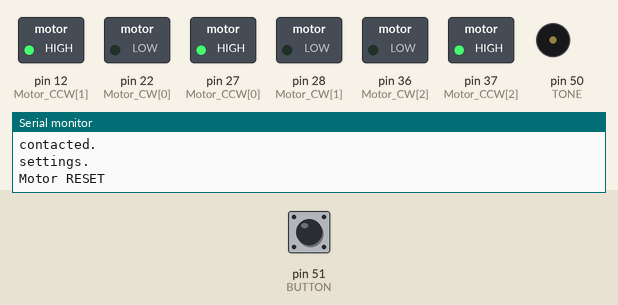
This sketch was run on a simulated Arduino Mega 2560, built with avr-gcc and run on an emulated ATmega2560. Parts: switched loads named in the sketch (green lamp = pin HIGH), buzzer (waves = sounding), the last lines printed to the serial monitor. Inputs (shaded band) come from the test bench; at power-on: pin 51 (BUTTON) HIGH.

Above: at 1.1 s.
At 19.3 s:
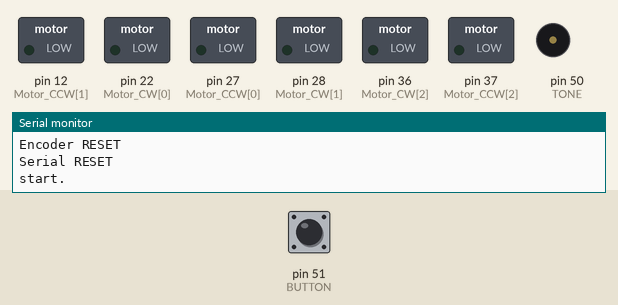
19.4 s: pin 51 (BUTTON) pulled LOW for 3.2 s
At 24.4 s:
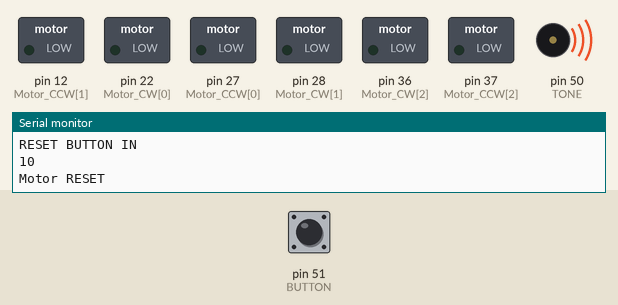
Timing chart, 0 to 40.7 s (numbered marks = the images above; inputs shaded):
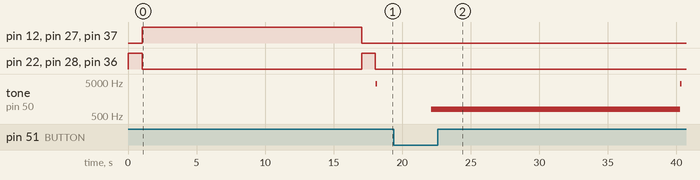

The sketch:

TEST_3DOF3.ino
```cpp
#include <MsTimer2.h>

#define Motor_L 0
#define Motor_M 1
#define Motor_R 2

#define Serial_delay 250
#define Encoder_delay 10

#define Min 0
#define Axis_Max 255
#define Motor_Max 100

#define Motor_L_Revision 0
#define Motor_R_Revision 0
#define Motor_M_Revision 0

#define Motor_L_way 1
#define Motor_R_way 1
#define Motor_M_way 1

#define TONE 50
#define BUTTON 51

int Motor_CW[3] = {22,28,36};
int Motor_CCW[3] = {27,12,37};
int EncoderA[3] = {2,3,4};
int EncoderB[3] = {18,8,10};

int Encoder_Data[3] = {0,0,0};
int EncoderA_Temp[3] = {0,0,0};
int EncoderB_Temp[3] = {0,0,0};

int Motor_work[3] = {0,0,0};
int Motor_way[3] = {0,0,0};
int Axis_Data[3] = {0,0,0};

int BUTTON_Count = 0;

String visaRead = "";

void Encoder() {
  if(Motor_work[Motor_L] == 1) Motor_Encoder(Motor_L);
  if(Motor_work[Motor_R] == 1) Motor_Encoder(Motor_R);
  if(Motor_work[Motor_M] == 1) Motor_Encoder(Motor_M);

  Motor_WORK();
}

void setup() {
  Serial.begin(9600);
  Serial.flush();

  Serial.println("contacted.");

  for(char i=0; i<3; i++) {
   pinMode(Motor_CW[i], OUTPUT);
   pinMode(Motor_CCW[i], OUTPUT);
   pinMode(EncoderA[i], INPUT);
   pinMode(EncoderB[i], INPUT);
  }
  pinMode(TONE, OUTPUT);
  pinMode(BUTTON, INPUT);

  Serial.println("settings.");
  Motor_START();

  Serial.println("start.");
  Serial.flush();

  MsTimer2::set(20, Encoder);
  MsTimer2::start();

}

void loop() {
  if(digitalRead(BUTTON) == LOW) {
    Serial.println("RESET BUTTON IN");
    Serial.println(BUTTON_Count);
    BUTTON_Count ++;
  }else BUTTON_Count = 0;

  if(BUTTON_Count > 10) {
    tone(TONE, 777);
    delay(100);
    Motor_START();
  }

  if (Serial.available() > 0) {
    //visaRead = Serial.readString();
    visaRead = Serial.readStringUntil('n');

    Serial.println(visaRead);

    if(visaRead != "") {
      if((visaRead == "U") || (visaRead == "u") || (visaRead == "D") || (visaRead == "d") || (visaRead == "S") || (visaRead == "s") || (visaRead == "X") || (visaRead == "x")) {
        //Serial.println("Command WORK");
      }else stringMotorAxis();
    }
    //Serial.println("\n\n");
  }
  //SerialShow();

  Serial.flush();
  delay(Serial_delay);
}
```

Motor_Encoder.ino
```cpp
void Motor_Encoder(int PORT) {
  if(digitalRead(EncoderA[PORT]) == HIGH){
    if(Motor_way[PORT] == 1) EncoderA_Temp[PORT]++;
    else if(Motor_way[PORT] == -1) EncoderA_Temp[PORT]--;
  }else if(digitalRead(EncoderA[PORT]) == LOW) EncoderA_Temp[PORT] = Encoder_Data[PORT];

  if(digitalRead(EncoderB[PORT]) == HIGH) {
    if(Motor_way[PORT] == 1) EncoderB_Temp[PORT]++;
    else if(Motor_way[PORT] == -1) EncoderB_Temp[PORT]--;
  }else if(digitalRead(EncoderB[PORT]) == LOW) EncoderB_Temp[PORT] = Encoder_Data[PORT];

  Encoder_Data[PORT] = (EncoderA_Temp[PORT] + EncoderB_Temp[PORT])/2;

  if(Encoder_Data[PORT] < Min) {
    Encoder_Data[PORT] = Min;
    Motor_ST(PORT);
  }

  if(Encoder_Data[PORT] > Motor_Max) {
    Encoder_Data[PORT] = Motor_Max;
    Motor_ST(PORT);
  }
}

void Motor_UP(int PORT){
  Motor_work[PORT] = 1;
  Motor_way[PORT] = 1;

  digitalWrite(Motor_CW[PORT], HIGH);
  digitalWrite(Motor_CCW[PORT], LOW);
}

void Motor_ST(int PORT){
  Motor_work[PORT] = 0;
  Motor_way[PORT] = 1;

  digitalWrite(Motor_CW[PORT], LOW);
  digitalWrite(Motor_CCW[PORT], LOW);
}

void Motor_DW(int PORT){
  Motor_work[PORT] = 1;
  Motor_way[PORT] = -1;

  digitalWrite(Motor_CW[PORT], LOW);
  digitalWrite(Motor_CCW[PORT], HIGH);
}

void Motor_FULLUP(){
  for(char i=0; i<3; i++) {
    Motor_way[i] = 0;
    digitalWrite(Motor_CW[i], HIGH);
    digitalWrite(Motor_CCW[i], LOW);
  }
  Serial.flush();
}

void Motor_FULLDW(){
  for(char i=0; i<3; i++) {
     Motor_way[i] = 0;
    digitalWrite(Motor_CW[i], LOW);
    digitalWrite(Motor_CCW[i], HIGH);
  }
  Serial.flush();
}

void Motor_RST(){
  for(char i=0; i<3; i++) {
    Encoder_Data[i] = 0;
    EncoderA_Temp[i] = 0;
    EncoderB_Temp[i] = 0;
    Motor_work[i] = 0;
    Motor_way[i] = 0;
    digitalWrite(Motor_CW[i], LOW);
    digitalWrite(Motor_CCW[i], LOW);
    digitalWrite(EncoderA[i], HIGH);
    digitalWrite(EncoderB[i], HIGH);
  }
  visaRead = "";
  Serial.flush();
}

void Motor_START(){
  Serial.println("Motor RESET");
  Motor_FULLUP();
  delay(1000);

  Motor_FULLDW();
  delay(16000);

  Motor_FULLUP();
  delay(1000);

  Serial.println("Encoder RESET");
  Motor_RST();
  for(char i=0; i<3; i++) {
    Axis_Data[i] = 0;
  }

  Serial.println("Serial RESET");
  visaRead = "";
  Serial.flush();
  BUTTON_Count = 0;

  tone(TONE, 4444);
  delay(100);
  noTone(TONE);
}

void Motor_WORK() {
  if((visaRead == "U") || (visaRead == "u") || (visaRead == "D") || (visaRead == "d") || (visaRead == "S") || (visaRead == "s") || (visaRead == "X") || (visaRead == "x")) {
    if((visaRead == "U") || (visaRead == "u")) Motor_FULLUP();
    if((visaRead == "D") || (visaRead == "d")) Motor_FULLDW();
    if((visaRead == "S") || (visaRead == "s")) Motor_START();
    if((visaRead == "X") || (visaRead == "x")) Motor_RST();
  }else {
    if(Axis_Data[Motor_M]  > Encoder_Data[Motor_M]) Motor_UP(Motor_M);
    if(Axis_Data[Motor_M]  < Encoder_Data[Motor_M]) Motor_DW(Motor_M);
    if(Axis_Data[Motor_M] == Encoder_Data[Motor_M]) Motor_ST(Motor_M);

    if(Axis_Data[Motor_L]  > Encoder_Data[Motor_L]) Motor_UP(Motor_L);
    if(Axis_Data[Motor_L]  < Encoder_Data[Motor_L]) Motor_DW(Motor_L);
    if(Axis_Data[Motor_L] == Encoder_Data[Motor_L]) Motor_ST(Motor_L);

    if(Axis_Data[Motor_R]  > Encoder_Data[Motor_R]) Motor_UP(Motor_R);
    if(Axis_Data[Motor_R]  < Encoder_Data[Motor_R]) Motor_DW(Motor_R);
    if(Axis_Data[Motor_R] == Encoder_Data[Motor_R]) Motor_ST(Motor_R);
  }
}
```

String_Axis.ino
```cpp
void stringMotorAxis() {
  char visaTemp[visaRead.length()+1];

  visaRead.substring(0).toCharArray(visaTemp, visaRead.length()+1);

  if((visaTemp[0] == 'R') || (visaTemp[0] == 'r')) {
    Axis_Data[Motor_R] = strtol(visaTemp+1, NULL, 10);
    Axis_Data[Motor_R] = map(constrain(Axis_Data[Motor_R]-Motor_R_Revision, Min, Axis_Max), Min, Axis_Max, Min, Motor_Max);
    //Serial.print("R : ");
    //Serial.print(Axis_Data[Motor_R]);
    //Serial.print("\t");
  }

  if((visaTemp[0] == 'L') || (visaTemp[0] == 'l')) {
    Axis_Data[Motor_L] = strtol(visaTemp+1, NULL, 10);
    Axis_Data[Motor_L] = map(constrain(Axis_Data[Motor_L]-Motor_L_Revision, Min, Axis_Max), Min, Axis_Max, Min, Motor_Max);
    //Serial.print("L : ");
    //Serial.print(Axis_Data[Motor_L]);
    //Serial.print("\t");
  }

  if((visaTemp[0] == 'M') || (visaTemp[0] == 'm')) {
    Axis_Data[Motor_M] = strtol(visaTemp+1, NULL, 10);
    Axis_Data[Motor_M] = map(constrain(Axis_Data[Motor_M]-Motor_M_Revision, Min, Axis_Max), Min, Axis_Max, Min, Motor_Max);
    //Serial.print("M : ");
    //Serial.print(Axis_Data[Motor_M]);
    //Serial.print("\t");
  }


  visaRead = "";
}

void SerialShow() {
  Serial.print("Axis");
  Serial.print(" : ");
  for(char i=0; i<3; i++) {
    Serial.print(Axis_Data[i]);
    Serial.print("  ");
  }
  Serial.print("     ");

  Serial.print("Data");
  Serial.print(" : ");
  for(char i=0; i<3; i++) {
    Serial.print(Encoder_Data[i]);
    Serial.print(" ");
  }
  Serial.print("     ");

  Serial.print("EnA");
  Serial.print(" : ");
  for(char i=0; i<3; i++) {
    Serial.print(EncoderA_Temp[i]);
    Serial.print(" ");
  }
  Serial.print("     ");

  Serial.print("EnB");
  Serial.print(" : ");
  for(char i=0; i<3; i++) {
    Serial.print(EncoderB_Temp[i]);
    Serial.print(" ");
  }
  Serial.print("\n");
}
```

Measured:
- after the input at 19.4 s, tone on pin 50 (TONE): silent → 777 Hz after 2.7 s, → 4444 Hz 18.1 s later, → silent 0.10 s later
